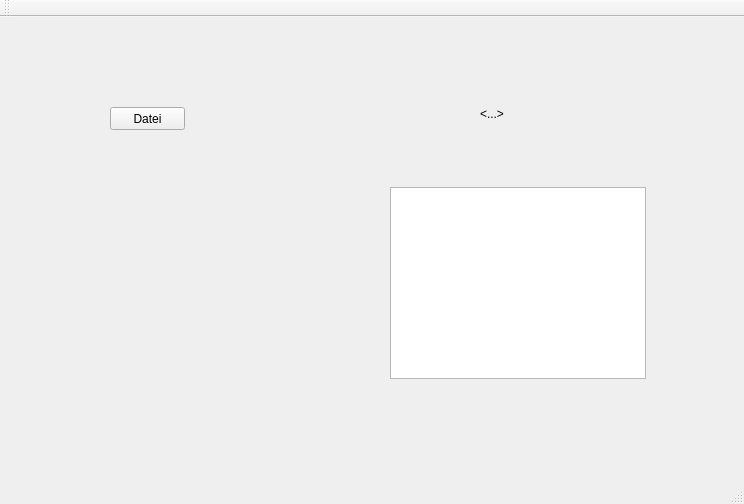
<?xml version="1.0" encoding="UTF-8"?>
<ui version="4.0">
 <class>MainWindow</class>
 <widget class="QMainWindow" name="MainWindow">
  <property name="geometry">
   <rect>
    <x>0</x>
    <y>0</y>
    <width>744</width>
    <height>504</height>
   </rect>
  </property>
  <property name="windowTitle">
   <string>MainWindow</string>
  </property>
  <widget class="QWidget" name="centralWidget">
   <widget class="QLabel" name="label">
    <property name="geometry">
     <rect>
      <x>480</x>
      <y>90</y>
      <width>47</width>
      <height>13</height>
     </rect>
    </property>
    <property name="text">
     <string>&lt;...&gt;</string>
    </property>
   </widget>
   <widget class="QGraphicsView" name="graphicsView">
    <property name="geometry">
     <rect>
      <x>390</x>
      <y>170</y>
      <width>256</width>
      <height>192</height>
     </rect>
    </property>
   </widget>
   <widget class="QPushButton" name="pushButton">
    <property name="geometry">
     <rect>
      <x>110</x>
      <y>90</y>
      <width>75</width>
      <height>23</height>
     </rect>
    </property>
    <property name="text">
     <string>Datei</string>
    </property>
   </widget>
  </widget>
  <widget class="QMenuBar" name="menuBar">
   <property name="geometry">
    <rect>
     <x>0</x>
     <y>0</y>
     <width>744</width>
     <height>21</height>
    </rect>
   </property>
  </widget>
  <widget class="QToolBar" name="mainToolBar">
   <attribute name="toolBarArea">
    <enum>TopToolBarArea</enum>
   </attribute>
   <attribute name="toolBarBreak">
    <bool>false</bool>
   </attribute>
  </widget>
  <widget class="QStatusBar" name="statusBar"/>
 </widget>
 <layoutdefault spacing="6" margin="11"/>
 <resources/>
 <connections/>
</ui>
